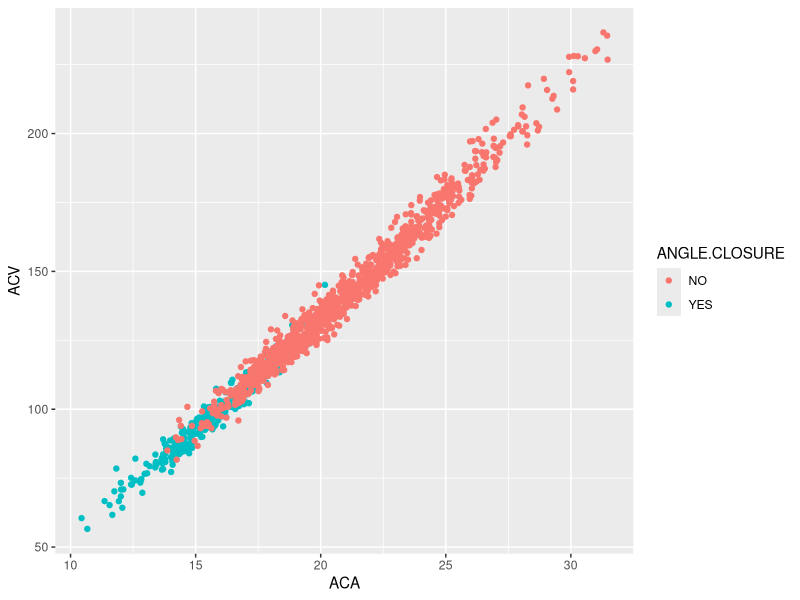
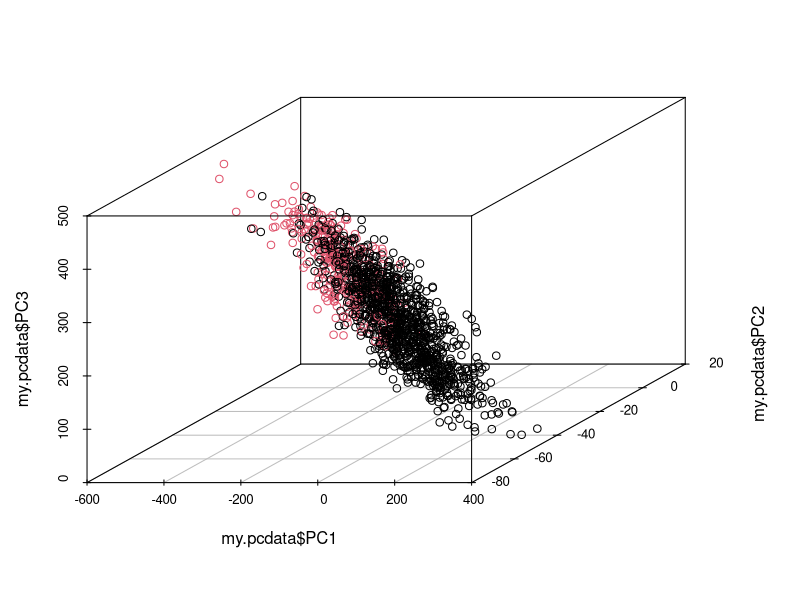
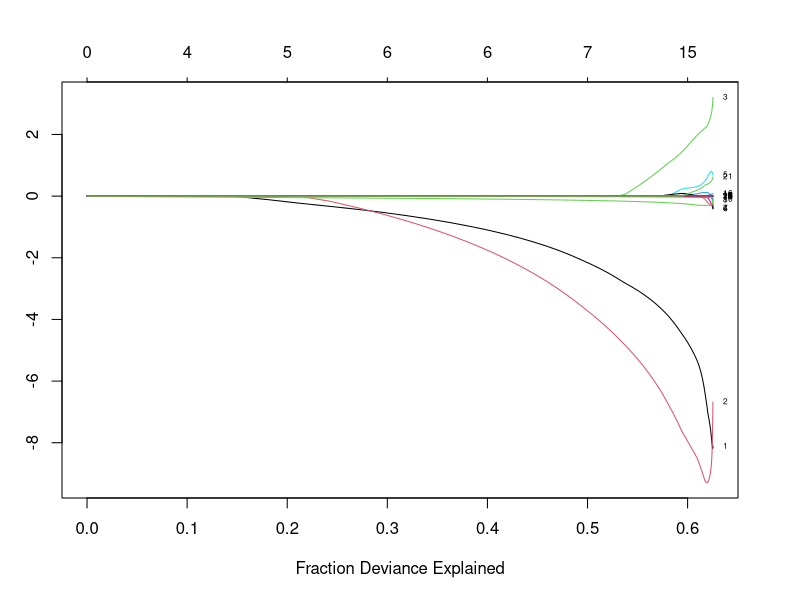
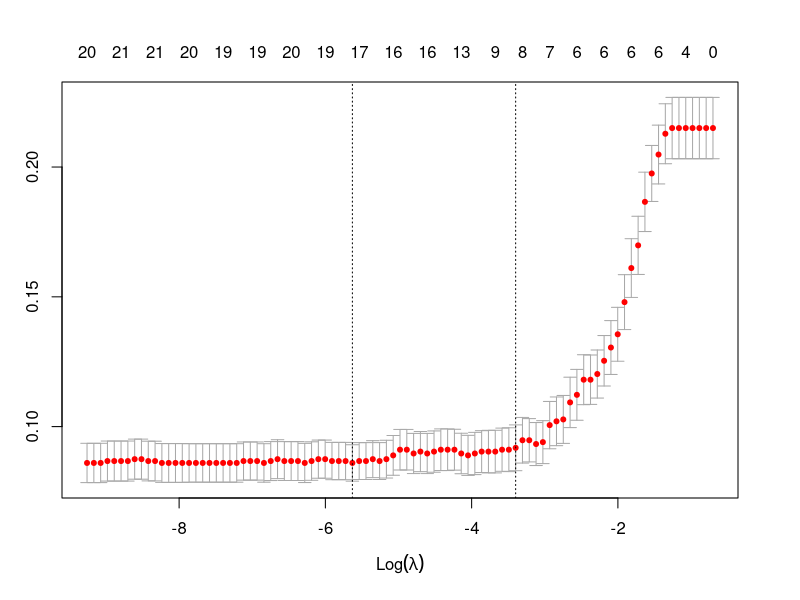

Here is the R script that generated these plots, in order:
# Clear memory and load packages
rm(list=ls())
library(stats)
library(glmnet)
library(ggplot2)
library(scatterplot3d)

# Read data, remove columns, clean NA rows
my.data <- read.csv("AngleClosure.csv")
my.data <- my.data[,-c(1,15,16)]
my.data <- my.data[complete.cases(my.data),]
my.data[,-21] <- data.matrix(my.data[,-21])
my.data[,21] <- factor(my.data[,21])
row.names(my.data) <- NULL

# Exploratory analysis of the data
ggplot(my.data, aes(x=ACA, y=ACV, color=ANGLE.CLOSURE)) + 
  geom_point()
# Exploratory analysis of the data: PCA
my.pca <- prcomp(my.data[,-21], scale.=T)
my.pcdata <- as.matrix(my.data[,-21]) %*% my.pca$rotation
my.pcdata <- as.data.frame(my.pcdata)
# Exploratory analysis of the data: PCA in 3DS
scatterplot3d(my.pcdata$PC1, my.pcdata$PC2, my.pcdata$PC3, 
              color=as.numeric(my.data$ANGLE.CLOSURE))

# -------------------- Fitting Logistic Model -------------------- #

# Arrange the data
x <- data.matrix(my.data[,-21])
y <- factor(my.data[,21])

# Fit logistic model, do cross validation
my.logit = glmnet(x, y, family = "binomial", alpha=0.5)
plot(my.logit, xvar = "dev", label = TRUE)
my.cv = cv.glmnet(x, y, family = "binomial", , alpha=0.5, 
                  nfolds=50, type.measure = "class")
plot(my.cv)

# Compute mis-classification rate
my.pred <- predict(my.cv, newx = x, s = "lambda.min", type = "class")
sum(y == my.pred) / length(my.pred)

# Find coefficients
coef(my.cv, s = "lambda.min")

# Compute log loss value
my.pred <- predict(my.cv, newx = x, s = "lambda.min", type = "response")
logloss <- 0
for(i in 1:length(y)) {
  if(y[i]=="YES") logloss <- logloss + log(my.pred[i])
  else logloss <- logloss + log(1-my.pred[i])
}

logloss <- -logloss/length(y)


# -------------------- Fitting Logistic Model -------------------- #

# Fit logistic model
my.logit <- glm(ANGLE.CLOSURE ~., data=my.data, family="binomial")
my.logit <- glm(ANGLE.CLOSURE ~ AOD750 + TISA750 + ACA + ACV + 
                  LENSVAULT + ASPH, data=my.data, family="binomial")
summary(my.logit)
 
# Check Accuracy
my.pred <- predict(my.logit, type="response")
my.pred <- sapply(my.pred, function(p){
  if(p>0.5) return("YES")
  else return("NO")
})
sum(my.pred == my.data[,21]) / length(my.pred)
